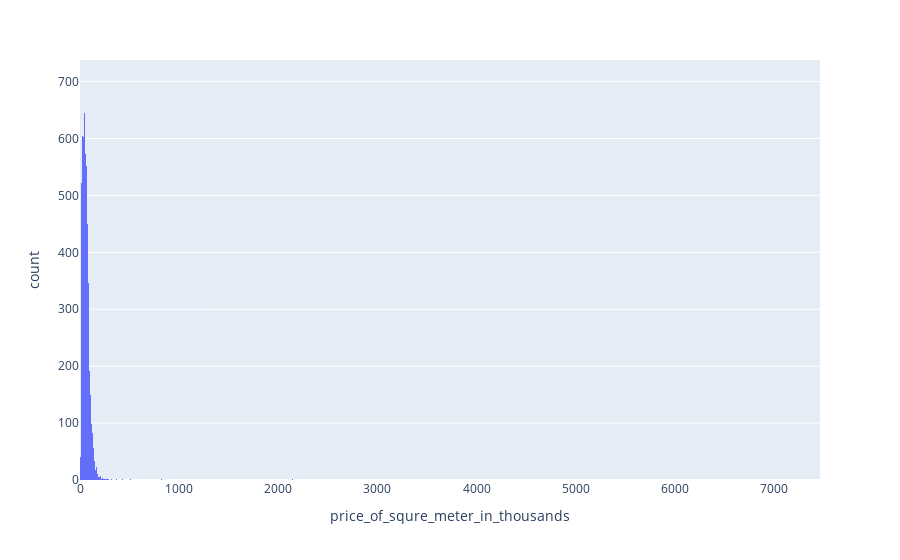

This figure's notebook cell:
### Code cell
px.histogram(df,x='price_of_squre_meter_in_thousands')

### Figure 1 — Plotly figure (JSON) as saved in the notebook; plotly's stock layout.template omitted (floating-point values rounded to 4 significant figures; data arrays with more than 128 entries replaced by an {"elided": "..."} marker saying what was removed)
{"data": [{"alignmentgroup": "True", "bingroup": "x", "hovertemplate": "price_of_squre_meter_in_thousands=%{x}<br>count=%{y}<extra></extra>", "legendgroup": "", "marker": {"color": "#636efa", "pattern": {"shape": ""}}, "name": "", "offsetgroup": "", "orientation": "v", "showlegend": false, "type": "histogram", "x": {"elided": "10939 float values"}, "xaxis": "x", "yaxis": "y"}], "layout": {"barmode": "relative", "legend": {"tracegroupgap": 0}, "margin": {"t": 60}, "xaxis": {"anchor": "y", "domain": [0, 1], "title": {"text": "price_of_squre_meter_in_thousands"}}, "yaxis": {"anchor": "x", "domain": [0, 1], "title": {"text": "count"}}}}
